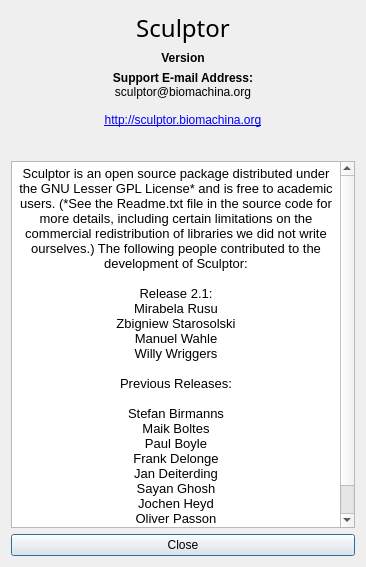
<?xml version="1.0" encoding="UTF-8"?>
<ui version="4.0">
 <class>dlg_about</class>
 <widget class="QDialog" name="dlg_about">
  <property name="geometry">
   <rect>
    <x>0</x>
    <y>0</y>
    <width>366</width>
    <height>567</height>
   </rect>
  </property>
  <layout class="QVBoxLayout" name="verticalLayout">
   <item>
    <widget class="QLabel" name="textLabel1">
     <property name="text">
      <string>&lt;p align=&quot;center&quot;&gt;&lt;font size=&quot;+3&quot; face=&quot;Arial Black&quot;&gt;Sculptor&lt;/font&gt;&lt;/p&gt;</string>
     </property>
     <property name="wordWrap">
      <bool>false</bool>
     </property>
    </widget>
   </item>
   <item>
    <widget class="QLabel" name="m_pTextVersion">
     <property name="font">
      <font>
       <family>helvetica</family>
       <weight>75</weight>
       <bold>true</bold>
      </font>
     </property>
     <property name="text">
      <string>Version</string>
     </property>
     <property name="textFormat">
      <enum>Qt::RichText</enum>
     </property>
     <property name="alignment">
      <set>Qt::AlignCenter</set>
     </property>
     <property name="wordWrap">
      <bool>false</bool>
     </property>
    </widget>
   </item>
   <item>
    <widget class="QLabel" name="TextLabel1">
     <property name="text">
      <string>&lt;p align=&quot;center&quot;&gt;
&lt;b&gt;Support E-mail Address:&lt;/b&gt;&lt;br&gt;
sculptor@biomachina.org&lt;br&gt;
&lt;br&gt;
&lt;a href=&quot;http://sculptor.biomachina.org&quot;&gt;http://sculptor.biomachina.org&lt;/a&gt;&lt;br&gt;&lt;br&gt;
&lt;/p&gt;</string>
     </property>
     <property name="alignment">
      <set>Qt::AlignCenter</set>
     </property>
     <property name="wordWrap">
      <bool>true</bool>
     </property>
    </widget>
   </item>
   <item>
    <widget class="QTextEdit" name="textEdit">
     <property name="html">
      <string>&lt;!DOCTYPE HTML PUBLIC &quot;-//W3C//DTD HTML 4.0//EN&quot; &quot;http://www.w3.org/TR/REC-html40/strict.dtd&quot;&gt;
&lt;html&gt;&lt;head&gt;&lt;meta name=&quot;qrichtext&quot; content=&quot;1&quot; /&gt;&lt;style type=&quot;text/css&quot;&gt;
p, li { white-space: pre-wrap; }
&lt;/style&gt;&lt;/head&gt;&lt;body style=&quot; font-family:'Sans'; font-size:10pt; font-weight:400; font-style:normal;&quot;&gt;
&lt;p align=&quot;center&quot; style=&quot; margin-top:0px; margin-bottom:0px; margin-left:0px; margin-right:0px; -qt-block-indent:0; text-indent:0px;&quot;&gt;Sculptor is an open source package distributed under the GNU Lesser GPL License* and is free to academic users. (*See the Readme.txt file in the source code for more details, including certain limitations on the commercial redistribution of libraries we did not write ourselves.) The following people contributed to the development of Sculptor:&lt;/p&gt;
&lt;p align=&quot;center&quot; style=&quot;-qt-paragraph-type:empty; margin-top:0px; margin-bottom:0px; margin-left:0px; margin-right:0px; -qt-block-indent:0; text-indent:0px;&quot;&gt;&lt;/p&gt;
&lt;p align=&quot;center&quot; style=&quot; margin-top:0px; margin-bottom:0px; margin-left:0px; margin-right:0px; -qt-block-indent:0; text-indent:0px;&quot;&gt;Release 2.1:&lt;/p&gt;
&lt;p align=&quot;center&quot; style=&quot; margin-top:0px; margin-bottom:0px; margin-left:0px; margin-right:0px; -qt-block-indent:0; text-indent:0px;&quot;&gt;Mirabela Rusu&lt;/p&gt;
&lt;p align=&quot;center&quot; style=&quot; margin-top:0px; margin-bottom:0px; margin-left:0px; margin-right:0px; -qt-block-indent:0; text-indent:0px;&quot;&gt;Zbigniew Starosolski&lt;/p&gt;
&lt;p align=&quot;center&quot; style=&quot; margin-top:0px; margin-bottom:0px; margin-left:0px; margin-right:0px; -qt-block-indent:0; text-indent:0px;&quot;&gt;Manuel Wahle&lt;/p&gt;
&lt;p align=&quot;center&quot; style=&quot; margin-top:0px; margin-bottom:0px; margin-left:0px; margin-right:0px; -qt-block-indent:0; text-indent:0px;&quot;&gt;Willy Wriggers&lt;/p&gt;
&lt;p align=&quot;center&quot; style=&quot;-qt-paragraph-type:empty; margin-top:0px; margin-bottom:0px; margin-left:0px; margin-right:0px; -qt-block-indent:0; text-indent:0px;&quot;&gt;&lt;/p&gt;
&lt;p align=&quot;center&quot; style=&quot; margin-top:0px; margin-bottom:0px; margin-left:0px; margin-right:0px; -qt-block-indent:0; text-indent:0px;&quot;&gt;Previous Releases:&lt;/p&gt;
&lt;p align=&quot;center&quot; style=&quot;-qt-paragraph-type:empty; margin-top:0px; margin-bottom:0px; margin-left:0px; margin-right:0px; -qt-block-indent:0; text-indent:0px;&quot;&gt;&lt;/p&gt;
&lt;p align=&quot;center&quot; style=&quot; margin-top:0px; margin-bottom:0px; margin-left:0px; margin-right:0px; -qt-block-indent:0; text-indent:0px;&quot;&gt;Stefan Birmanns&lt;/p&gt;
&lt;p align=&quot;center&quot; style=&quot; margin-top:0px; margin-bottom:0px; margin-left:0px; margin-right:0px; -qt-block-indent:0; text-indent:0px;&quot;&gt;Maik Boltes&lt;/p&gt;
&lt;p align=&quot;center&quot; style=&quot; margin-top:0px; margin-bottom:0px; margin-left:0px; margin-right:0px; -qt-block-indent:0; text-indent:0px;&quot;&gt;Paul Boyle&lt;/p&gt;
&lt;p align=&quot;center&quot; style=&quot; margin-top:0px; margin-bottom:0px; margin-left:0px; margin-right:0px; -qt-block-indent:0; text-indent:0px;&quot;&gt;Frank Delonge&lt;/p&gt;
&lt;p align=&quot;center&quot; style=&quot; margin-top:0px; margin-bottom:0px; margin-left:0px; margin-right:0px; -qt-block-indent:0; text-indent:0px;&quot;&gt;Jan Deiterding&lt;/p&gt;
&lt;p align=&quot;center&quot; style=&quot; margin-top:0px; margin-bottom:0px; margin-left:0px; margin-right:0px; -qt-block-indent:0; text-indent:0px;&quot;&gt;Sayan Ghosh&lt;/p&gt;
&lt;p align=&quot;center&quot; style=&quot; margin-top:0px; margin-bottom:0px; margin-left:0px; margin-right:0px; -qt-block-indent:0; text-indent:0px;&quot;&gt;Jochen Heyd&lt;/p&gt;
&lt;p align=&quot;center&quot; style=&quot; margin-top:0px; margin-bottom:0px; margin-left:0px; margin-right:0px; -qt-block-indent:0; text-indent:0px;&quot;&gt;Oliver Passon&lt;/p&gt;
&lt;p align=&quot;center&quot; style=&quot; margin-top:0px; margin-bottom:0px; margin-left:0px; margin-right:0px; -qt-block-indent:0; text-indent:0px;&quot;&gt;Francisco Serna&lt;/p&gt;
&lt;p align=&quot;center&quot; style=&quot; margin-top:0px; margin-bottom:0px; margin-left:0px; margin-right:0px; -qt-block-indent:0; text-indent:0px;&quot;&gt;Herwig Zilken&lt;/p&gt;&lt;/body&gt;&lt;/html&gt;</string>
     </property>
    </widget>
   </item>
   <item>
    <widget class="QPushButton" name="m_pClose">
     <property name="text">
      <string>Close</string>
     </property>
    </widget>
   </item>
  </layout>
 </widget>
 <layoutdefault spacing="6" margin="11"/>
 <pixmapfunction>qPixmapFromMimeSource</pixmapfunction>
 <resources/>
 <connections/>
</ui>
